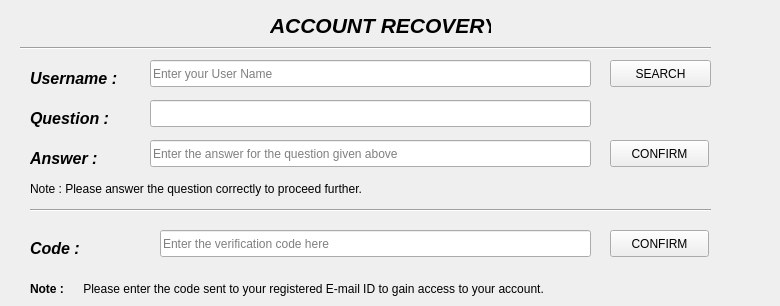
        <widget class="QWidget" name="tab_3">
         <attribute name="title">
          <string>        Account Recovery       </string>
         </attribute>
         <widget class="QPushButton" name="pushButton_4">
          <property name="geometry">
           <rect>
            <x>610</x>
            <y>230</y>
            <width>99</width>
            <height>27</height>
           </rect>
          </property>
          <property name="text">
           <string>CONFIRM</string>
          </property>
         </widget>
         <widget class="QLineEdit" name="lineEdit_9">
          <property name="geometry">
           <rect>
            <x>160</x>
            <y>230</y>
            <width>431</width>
            <height>27</height>
           </rect>
          </property>
          <property name="text">
           <string/>
          </property>
          <property name="placeholderText">
           <string>Enter the verification code here</string>
          </property>
         </widget>
         <widget class="QLineEdit" name="lineEdit_10">
          <property name="geometry">
           <rect>
            <x>150</x>
            <y>140</y>
            <width>441</width>
            <height>27</height>
           </rect>
          </property>
          <property name="text">
           <string/>
          </property>
          <property name="placeholderText">
           <string>Enter the answer for the question given above</string>
          </property>
         </widget>
         <widget class="QLabel" name="label_10">
          <property name="geometry">
           <rect>
            <x>30</x>
            <y>150</y>
            <width>68</width>
            <height>17</height>
           </rect>
          </property>
          <property name="font">
           <font>
            <pointsize>12</pointsize>
            <weight>75</weight>
            <italic>true</italic>
            <bold>true</bold>
           </font>
          </property>
          <property name="text">
           <string>Answer :</string>
          </property>
         </widget>
         <widget class="QLabel" name="label_11">
          <property name="geometry">
           <rect>
            <x>30</x>
            <y>240</y>
            <width>111</width>
            <height>17</height>
           </rect>
          </property>
          <property name="font">
           <font>
            <pointsize>12</pointsize>
            <weight>75</weight>
            <italic>true</italic>
            <bold>true</bold>
           </font>
          </property>
          <property name="text">
           <string>Code :</string>
          </property>
         </widget>
         <widget class="QPushButton" name="pushButton_5">
          <property name="geometry">
           <rect>
            <x>610</x>
            <y>140</y>
            <width>99</width>
            <height>27</height>
           </rect>
          </property>
          <property name="text">
           <string>CONFIRM</string>
          </property>
         </widget>
         <widget class="QLabel" name="label_12">
          <property name="geometry">
           <rect>
            <x>30</x>
            <y>110</y>
            <width>81</width>
            <height>17</height>
           </rect>
          </property>
          <property name="font">
           <font>
            <pointsize>12</pointsize>
            <weight>75</weight>
            <italic>true</italic>
            <bold>true</bold>
           </font>
          </property>
          <property name="text">
           <string>Question :</string>
          </property>
         </widget>
         <widget class="Line" name="line_4">
          <property name="geometry">
           <rect>
            <x>30</x>
            <y>200</y>
            <width>681</width>
            <height>20</height>
           </rect>
          </property>
          <property name="orientation">
           <enum>Qt::Horizontal</enum>
          </property>
         </widget>
         <widget class="QLabel" name="label_30">
          <property name="geometry">
           <rect>
            <x>270</x>
            <y>10</y>
            <width>221</width>
            <height>31</height>
           </rect>
          </property>
          <property name="font">
           <font>
            <pointsize>16</pointsize>
            <weight>75</weight>
            <italic>true</italic>
            <bold>true</bold>
           </font>
          </property>
          <property name="text">
           <string>ACCOUNT RECOVERY</string>
          </property>
         </widget>
         <widget class="Line" name="line_19">
          <property name="geometry">
           <rect>
            <x>20</x>
            <y>40</y>
            <width>691</width>
            <height>16</height>
           </rect>
          </property>
          <property name="orientation">
           <enum>Qt::Horizontal</enum>
          </property>
         </widget>
         <widget class="QLabel" name="label_13">
          <property name="geometry">
           <rect>
            <x>30</x>
            <y>180</y>
            <width>451</width>
            <height>17</height>
           </rect>
          </property>
          <property name="text">
           <string>Note : Please answer the question correctly to proceed further.</string>
          </property>
         </widget>
         <widget class="QLineEdit" name="lineEdit_13">
          <property name="geometry">
           <rect>
            <x>150</x>
            <y>100</y>
            <width>441</width>
            <height>27</height>
           </rect>
          </property>
         </widget>
         <widget class="QLabel" name="label_16">
          <property name="geometry">
           <rect>
            <x>80</x>
            <y>280</y>
            <width>691</width>
            <height>17</height>
           </rect>
          </property>
          <property name="text">
           <string> Please enter the code sent to your registered E-mail ID to gain access to your account.</string>
          </property>
         </widget>
         <widget class="QLineEdit" name="lineEdit_14">
          <property name="geometry">
           <rect>
            <x>150</x>
            <y>60</y>
            <width>441</width>
            <height>27</height>
           </rect>
          </property>
          <property name="placeholderText">
           <string>Enter your User Name</string>
          </property>
         </widget>
         <widget class="QLabel" name="label_31">
          <property name="geometry">
           <rect>
            <x>30</x>
            <y>70</y>
            <width>91</width>
            <height>17</height>
           </rect>
          </property>
          <property name="font">
           <font>
            <pointsize>12</pointsize>
            <weight>75</weight>
            <italic>true</italic>
            <bold>true</bold>
           </font>
          </property>
          <property name="text">
           <string>Username :</string>
          </property>
         </widget>
         <widget class="QPushButton" name="pushButton_6">
          <property name="geometry">
           <rect>
            <x>610</x>
            <y>60</y>
            <width>101</width>
            <height>27</height>
           </rect>
          </property>
          <property name="text">
           <string>SEARCH</string>
          </property>
         </widget>
         <widget class="QLabel" name="label_39">
          <property name="geometry">
           <rect>
            <x>30</x>
            <y>280</y>
            <width>51</width>
            <height>17</height>
           </rect>
          </property>
          <property name="font">
           <font>
            <weight>75</weight>
            <bold>true</bold>
           </font>
          </property>
          <property name="text">
           <string>Note :</string>
          </property>
         </widget>
        </widget>
